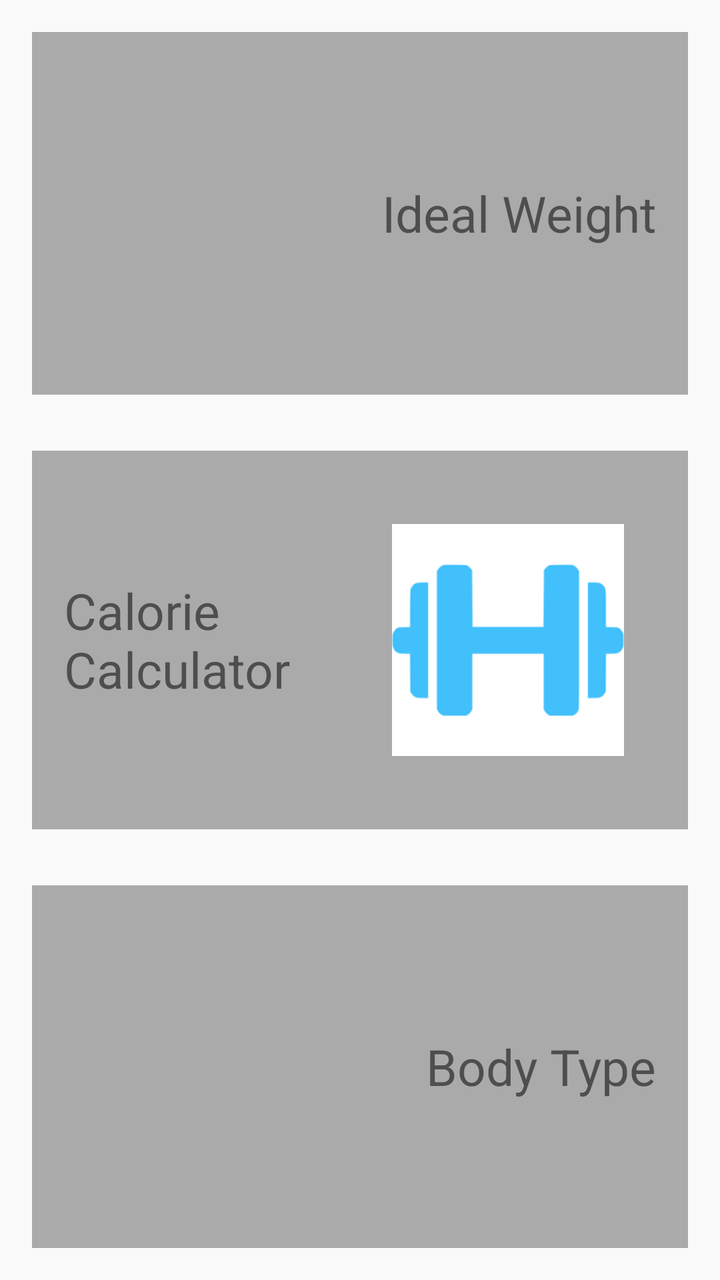
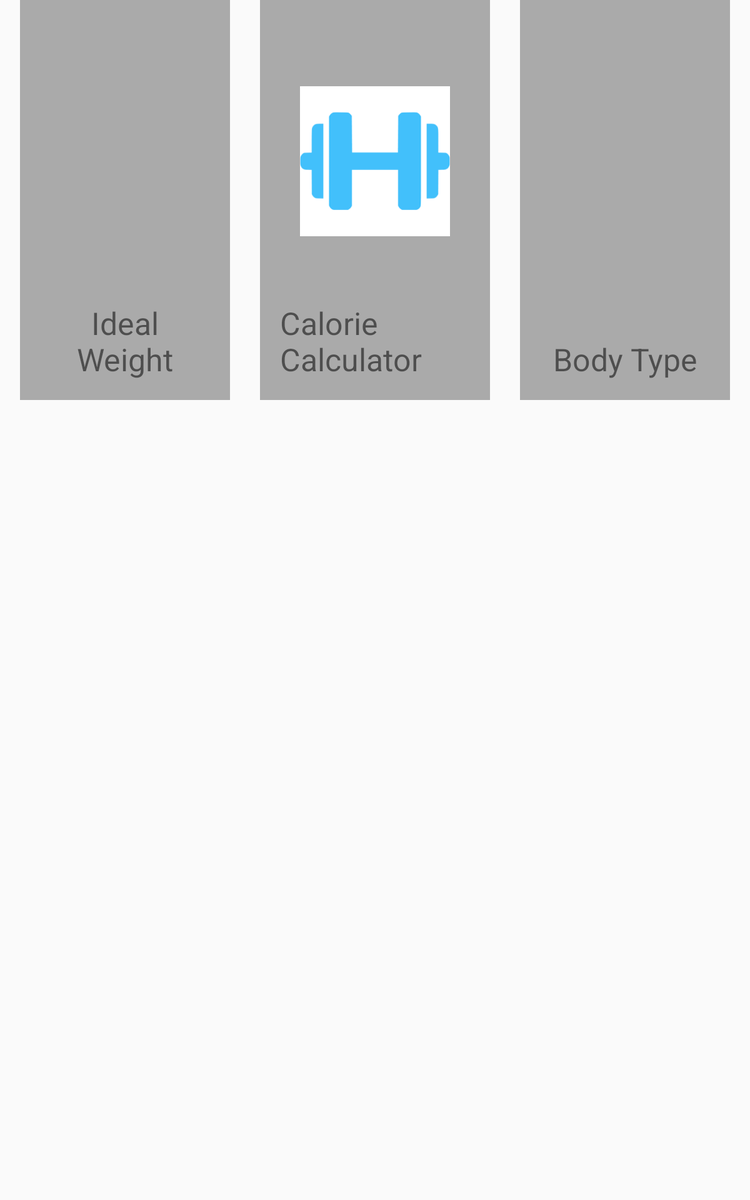

An Android layout and its configuration variant, each rendered on a device that would load it. The default file and the variant file are quoted in full after the pictures.
<!-- AndroidManifest.xml: application theme AppTheme -->
<!-- res/layout/activity_main.xml -->
<?xml version="1.0" encoding="utf-8"?>
<android.support.v4.widget.DrawerLayout
    xmlns:android="http://schemas.android.com/apk/res/android"
    xmlns:app="http://schemas.android.com/apk/res-auto"
    xmlns:tools="http://schemas.android.com/tools"
    android:layout_width="match_parent"
    android:layout_height="match_parent"
    android:id="@+id/drawer_layout">

    <LinearLayout
        android:id="@+id/activity_my"
        android:layout_width="match_parent"
        android:layout_height="match_parent"
        android:layout_weight="1"
        android:orientation="vertical">

        <LinearLayout
            android:layout_width="match_parent"
            android:layout_height="match_parent"
            android:layout_margin="16dp"

            android:layout_weight="1"
            android:background="@android:color/darker_gray"
            android:clickable="true"
            android:foreground="?attr/selectableItemBackground"
            android:onClick="idealWeightOnClick"
            android:orientation="horizontal"
            android:padding="16dp">

            <ImageView
                android:id="@+id/weightImageView"
                android:layout_width="0dp"
                android:layout_height="wrap_content"
                android:layout_weight="1"
                android:padding="16dp"
                app:srcCompat="@drawable/scale_icon" />

            <TextView
                android:id="@+id/weightTextView"
                android:layout_width="0dp"
                android:layout_height="wrap_content"
                android:layout_gravity="center"
                android:layout_weight="1"
                android:gravity="right"
                android:text="Ideal Weight"
                android:textSize="25dp"


                />

        </LinearLayout>

        <LinearLayout
            android:layout_width="match_parent"
            android:layout_height="match_parent"
            android:layout_marginBottom="12dp"
            android:layout_marginLeft="16dp"
            android:layout_marginRight="16dp"
            android:layout_marginTop="12dp"
            android:layout_weight="1"
            android:background="@android:color/darker_gray"
            android:clickable="true"
            android:foreground="?attr/selectableItemBackground"
            android:onClick="calorieOnClick"
            android:orientation="horizontal"
            android:padding="16dp">

            <TextView
                android:id="@+id/calorieTextView"
                android:layout_width="0dp"
                android:layout_height="wrap_content"
                android:layout_gravity="center"
                android:layout_weight="1"
                android:gravity="left"
                android:text="Calorie Calculator"
                android:textSize="25dp" />


            <ImageView
                android:id="@+id/calorieImageView"
                android:layout_width="0dp"
                android:layout_height="wrap_content"
                android:layout_gravity="center_vertical"
                android:layout_weight="1"
                android:padding="16dp"
                app:srcCompat="@drawable/dumbbell_icon" />


        </LinearLayout>

        <LinearLayout
            android:layout_width="match_parent"
            android:layout_height="match_parent"
            android:layout_margin="16dp"
            android:layout_weight="1"
            android:background="@android:color/darker_gray"
            android:clickable="true"
            android:foreground="?attr/selectableItemBackground"
            android:onClick="bodyTypeOnClick"
            android:orientation="horizontal"
            android:padding="16dp">


            <ImageView
                android:id="@+id/bodyTypeImageView"
                android:layout_width="0dp"
                android:layout_height="wrap_content"
                android:layout_weight="1"
                android:padding="16dp"
                app:srcCompat="@drawable/body_icon" />

            <TextView
                android:id="@+id/bodyTypeTextView"
                android:layout_width="0dp"
                android:layout_height="wrap_content"
                android:layout_gravity="center"
                android:layout_weight="1"
                android:gravity="right"
                android:text="Body Type"
                android:textSize="25dp"


                />


        </LinearLayout>

    </LinearLayout>

    <ListView
        android:id="@+id/left_drawer"
        android:layout_width="240dp"
        android:layout_height="match_parent"
        android:layout_gravity="start"
        android:background="#F0F0F0"
        android:choiceMode="singleChoice"
        android:divider="@android:color/transparent"
        android:dividerHeight="0dp"
        android:entries="@array/navigation_drawer_values" />



</android.support.v4.widget.DrawerLayout>
<!-- resources referenced by this layout -->
<resources>
  <string-array name="navigation_drawer_values">
          <item>Ideal Weight</item>
          <item>Calorie Calculator</item>
          <item>Body Shape</item>
          <item>Settings</item>
      </string-array>
  <!-- drawable dumbbell_icon: png bitmap (drawable, 1264 bytes) -->
  <style name="AppTheme" parent="Theme.AppCompat.Light.DarkActionBar">
          
          <item name="colorPrimary">@color/colorPrimary</item>
          <item name="colorPrimaryDark">@color/colorPrimaryDark</item>
          <item name="colorAccent">@color/colorAccent</item>
          <item name="preferenceTheme">@style/PreferenceThemeOverlay</item>
      </style>
  <color name="colorPrimary">#fc227d</color>
  <color name="colorPrimaryDark">#c6034d</color>
  <color name="colorAccent">#FF4081</color>
</resources>
<!-- res/layout-sw600dp-port/activity_main.xml (the repository's variant of the layout above) -->
<!-- drawn on a 7-inch tablet held upright -->
<?xml version="1.0" encoding="utf-8"?>
<LinearLayout xmlns:android="http://schemas.android.com/apk/res/android"
    xmlns:app="http://schemas.android.com/apk/res-auto"
    xmlns:tools="http://schemas.android.com/tools"
    android:id="@+id/activity_my"
    android:layout_width="match_parent"
    android:layout_height="match_parent"
    android:orientation="vertical">

    <LinearLayout
        android:layout_width="match_parent"
        android:layout_height="0dp"
        android:layout_weight="1"
        android:orientation="horizontal">

        <LinearLayout
            android:layout_width="match_parent"
            android:layout_height="match_parent"

            android:layout_marginLeft="16dp"
            android:layout_marginRight="16dp"
            android:layout_weight="1"
            android:background="@android:color/darker_gray"
            android:clickable="true"
            android:foreground="?attr/selectableItemBackground"
            android:onClick="idealWeightOnClick"
            android:orientation="vertical"
            android:padding="16dp">

            <ImageView
                android:id="@+id/weightImageView"
                android:layout_width="match_parent"
                android:layout_height="0dp"
                android:layout_weight="1"
                android:padding="16dp"
                app:srcCompat="@drawable/scale_icon" />

            <TextView
                android:id="@+id/weightTextView"
                android:layout_width="match_parent"
                android:layout_height="wrap_content"
                android:layout_gravity="center"
                android:layout_weight="0"
                android:gravity="center_horizontal"
                android:text="Ideal Weight"


                android:textSize="25sp" />

        </LinearLayout>

        <LinearLayout
            android:layout_width="match_parent"
            android:layout_height="match_parent"
            android:layout_marginLeft="8dp"
            android:layout_marginRight="8dp"
            android:layout_weight="1"
            android:background="@android:color/darker_gray"
            android:clickable="true"
            android:foreground="?attr/selectableItemBackground"
            android:onClick="calorieOnClick"
            android:orientation="vertical"
            android:padding="16dp">

            <ImageView
                android:id="@+id/calorieImageView"
                android:layout_width="match_parent"
                android:layout_height="0dp"
                android:layout_weight="1"
                android:padding="16dp"
                app:srcCompat="@drawable/dumbbell_icon" />

            <TextView
                android:id="@+id/calorieTextView"
                android:layout_width="match_parent"
                android:layout_height="wrap_content"
                android:layout_gravity="center"
                android:layout_weight="0"
                android:gravity="fill_horizontal"
                android:text="Calorie Calculator"
                android:textSize="25sp" />


        </LinearLayout>

        <LinearLayout
            android:layout_width="match_parent"
            android:layout_height="match_parent"
            android:layout_marginLeft="16dp"
            android:layout_marginRight="16dp"
            android:layout_weight="1"
            android:background="@android:color/darker_gray"
            android:clickable="true"
            android:foreground="?attr/selectableItemBackground"
            android:onClick="bodyTypeOnClick"
            android:orientation="vertical"
            android:padding="16dp">


            <ImageView
                android:id="@+id/bodyTypeImageView"
                android:layout_width="match_parent"
                android:layout_height="0dp"
                android:layout_weight="1"
                android:padding="16dp"
                app:srcCompat="@drawable/body_icon" />

            <TextView
                android:id="@+id/bodyTypeTextView"
                android:layout_width="match_parent"
                android:layout_height="wrap_content"
                android:layout_gravity="center"
                android:layout_weight="0"
                android:gravity="center_horizontal"


                android:text="Body Type"
                android:textSize="25sp" />


        </LinearLayout>

    </LinearLayout>

    <FrameLayout
        android:id="@+id/fragment_container"
        android:layout_width="match_parent"
        android:layout_height="0dp"
        android:layout_weight="2">

    </FrameLayout>

</LinearLayout>
<!-- resources referenced by the variant -->
<!-- as a 7-inch tablet held upright resolves them -->
<resources>
  <!-- drawable dumbbell_icon: png bitmap (drawable, 1264 bytes) -->
  <style name="AppTheme" parent="Theme.AppCompat.Light.DarkActionBar">
          
          <item name="colorPrimary">@color/colorPrimary</item>
          <item name="colorPrimaryDark">@color/colorPrimaryDark</item>
          <item name="colorAccent">@color/colorAccent</item>
          <item name="preferenceTheme">@style/PreferenceThemeOverlay</item>
      </style>
  <color name="colorPrimary">#fc227d</color>
  <color name="colorPrimaryDark">#c6034d</color>
  <color name="colorAccent">#FF4081</color>
</resources>
